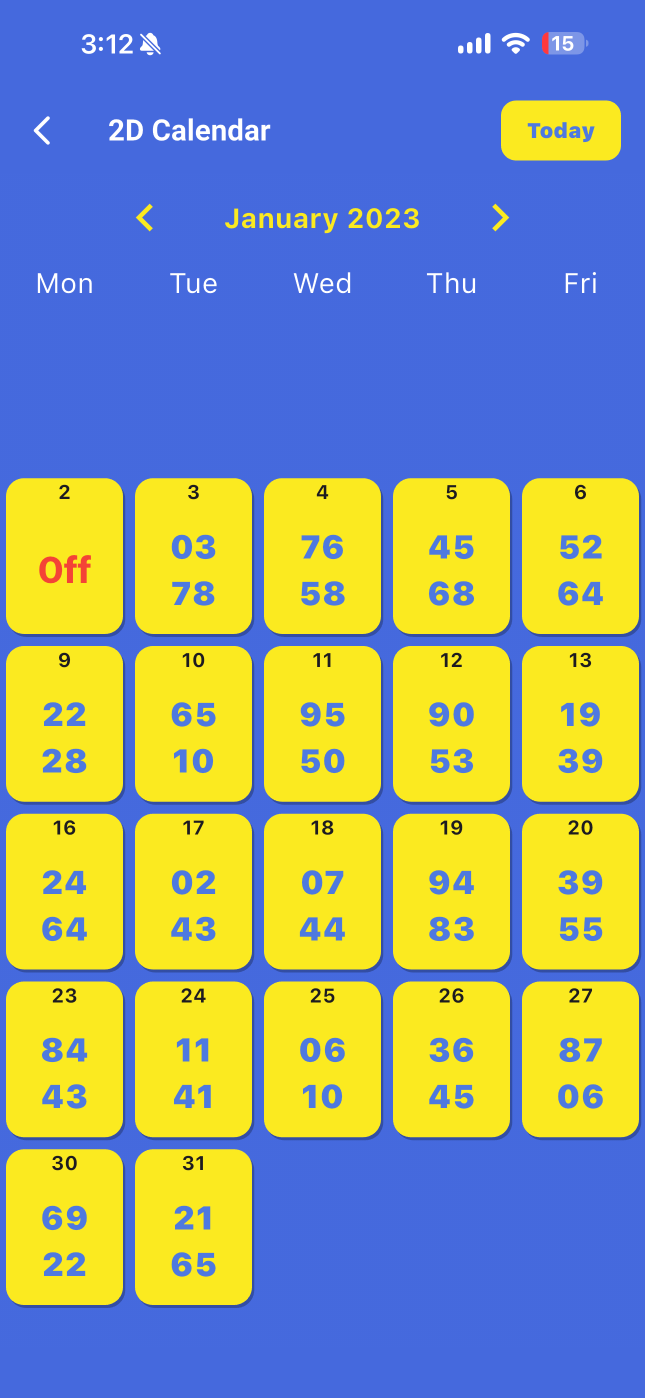
#> input picture history/extracted/2023/2023/IMG_4471.PNG, 1290 x 2796 px (shown at 1/2 size); its folder holds only this picture in this run
$ python ocr_history.py
#> lines starting #> are read from the running program, lines starting #| are printed output that depends on the picture
from pathlib import Path
import cv2

BASE_DIR = Path(__file__).parent

EXTRACT_DIR = BASE_DIR / "extracted"
CELL_DIR = BASE_DIR / "cells"

CELL_DIR.mkdir(exist_ok=True)

# ပထမဆုံး Image ကိုယူ
images = sorted(EXTRACT_DIR.rglob("*.PNG"))

if not images:
    print("No images.")
    exit()

image_path = images[0]

print("Reading:", image_path.name)

img = cv2.imread(str(image_path))
#> img is the input picture: shape (2796, 1290, 3); mean B, G, R 140.9, 159, 145.5

# Resize (Preview အတွက်)
preview = cv2.resize(img, (800, 1600))
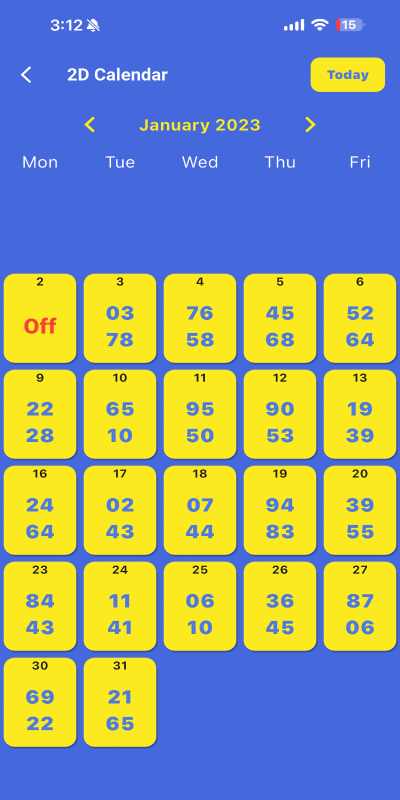
#> preview: shape (1600, 800, 3) (shown at 1/2 size); mean B, G, R 140.8, 159, 145.5

# Preview သိမ်း
cv2.imwrite(str(CELL_DIR / "preview.png"), preview)

print("Preview saved.")

$ run again, on history/extracted/2024/2024/IMG_4485.PNG
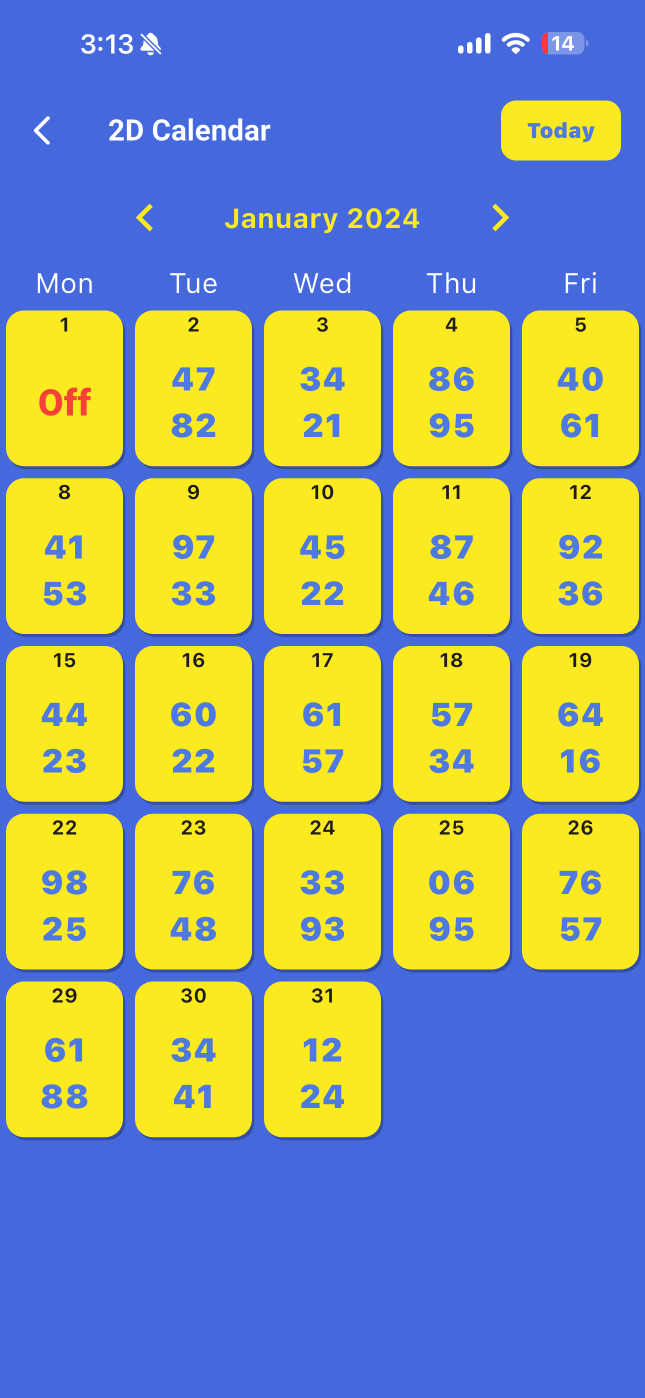
#> input picture history/extracted/2024/2024/IMG_4485.PNG, 1290 x 2796 px (shown at 1/2 size)
#> img is the input picture: shape (2796, 1290, 3); mean B, G, R 137.2, 161.5, 149
#> `preview = cv2.resize(img, (800, 1600))`:
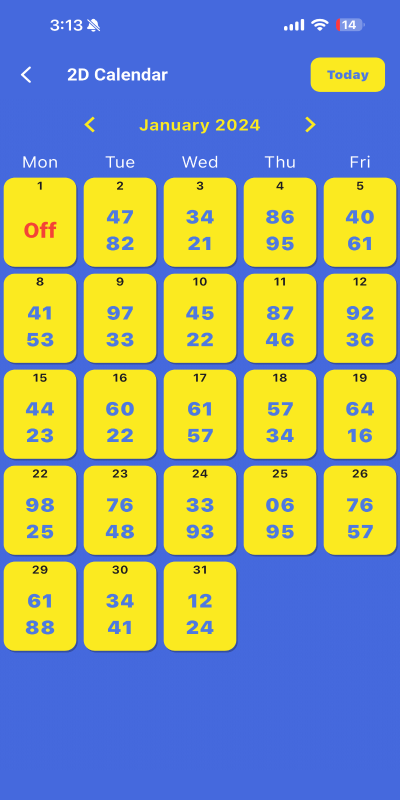
#> preview: shape (1600, 800, 3) (shown at 1/2 size); mean B, G, R 137.1, 161.5, 149
